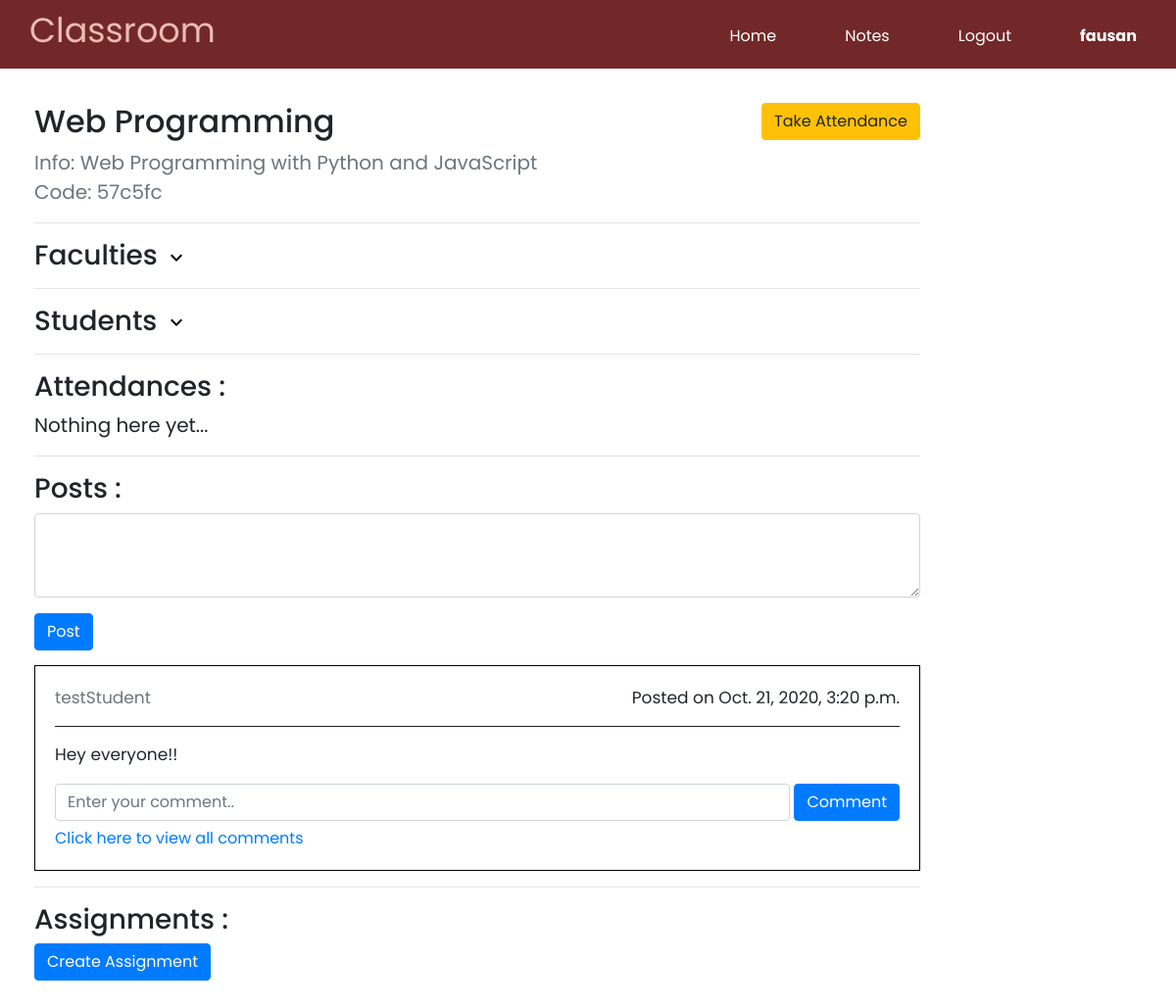
The app's page /subject/6 (signed in), older data.
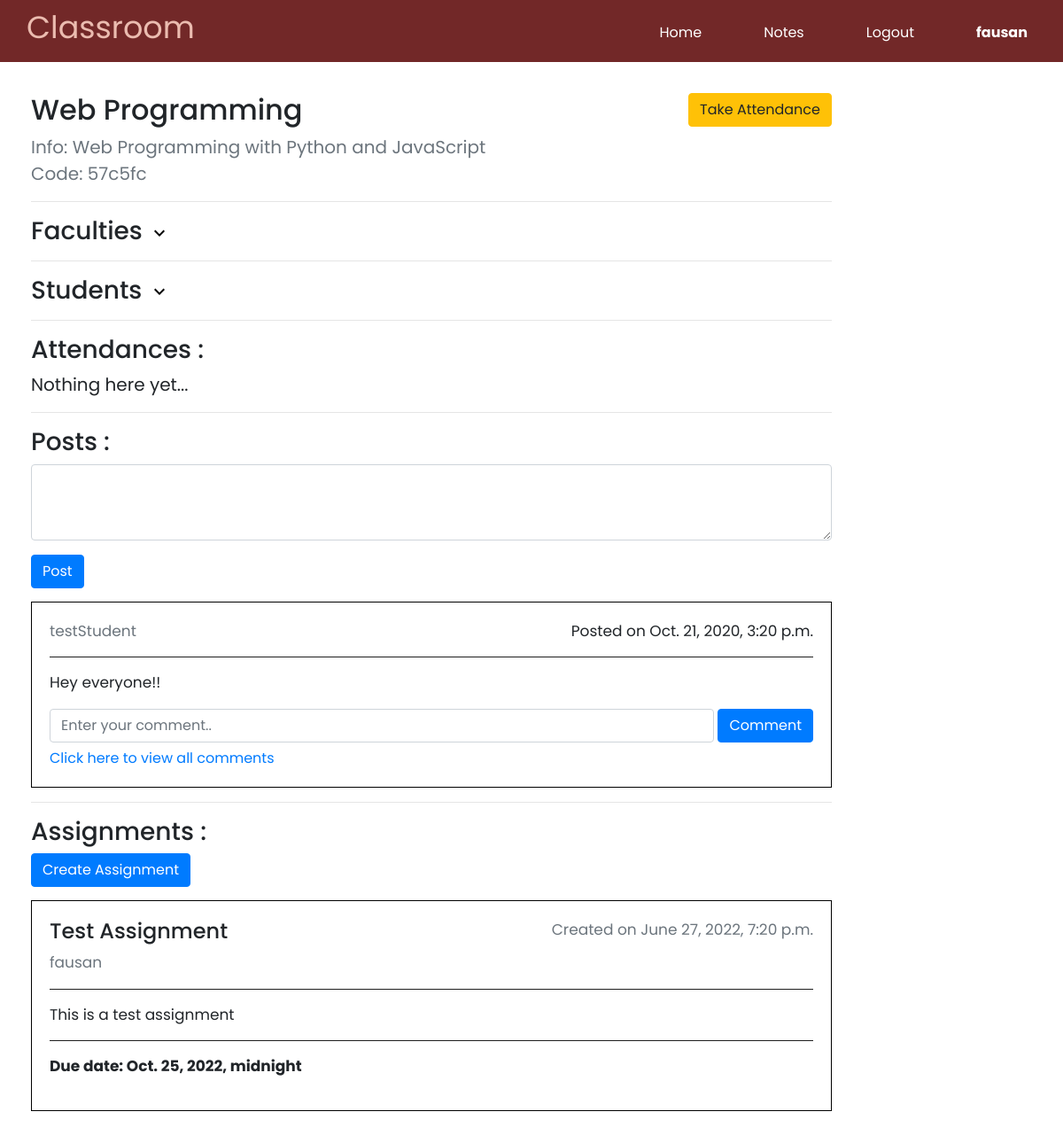
The same page, newer data.
### classroom/models.py (models this page shows, shortened)
class User(AbstractUser):
    firstname = models.CharField(max_length=20)
    lastname = models.CharField(max_length=20)
    account_type = models.CharField(
        max_length=20, choices=[('Student', 'Student'), ('Faculty', 'Faculty')])
    def __str__(self):
        return f'{self.username}'

class Subject(models.Model):
    name = models.CharField(max_length=20)
    info = models.TextField(blank=True)
    code = models.CharField(max_length=6)
    faculties = models.ManyToManyField(User, related_name="subjects")
    students = models.ManyToManyField(User, related_name="courses")
    date_created = models.DateTimeField(default=timezone.now)

class Post(models.Model):
    content = models.TextField()
    user = models.ForeignKey(User, related_name="posts",
                             on_delete=models.CASCADE)
    date = models.DateTimeField(default=timezone.now)
    subject = models.ForeignKey(
        Subject, related_name="posts", on_delete=models.CASCADE)

class Assignment(models.Model):
    name = models.CharField(max_length=100)
    content = models.TextField(default="")
    date = models.DateTimeField(default=timezone.now)
    due_date = models.DateTimeField(blank=True, null=True)
    user = models.ForeignKey(
        User, related_name="created_assigns", on_delete=models.CASCADE)
    subject = models.ForeignKey(
        Subject, related_name="assignments", on_delete=models.CASCADE)
    submitted_students = models.ManyToManyField(
        User, related_name="submitted")

### classroom/views.py (the view, shortened to what this page needs)
# urls.py: path('subject/<int:sub_id>', views.subject_view, name="subject"),
@login_required
def subject_view(request, sub_id):
    subject = Subject.objects.get(id=sub_id)
    assignments = Assignment.objects.filter(subject=subject).order_by('-date')
    posts = Post.objects.filter(subject=subject).order_by('-date')
    post_paginator = Paginator(posts, 5)
    post_pagenum = request.GET.get('page1')
    post_pageobj = post_paginator.get_page(post_pagenum)
    if post_paginator.num_pages > 1:
        post_ispage = True
    else:
        post_ispage = False
    assign_paginator = Paginator(assignments, 5)
    assign_pagenum = request.GET.get('page2')
    assign_pageobj = assign_paginator.get_page(assign_pagenum)
    if assign_paginator.num_pages > 1:
        assign_ispage = True
    else:
        assign_ispage = False
    delta30 = datetime.timedelta(0, 0, 0, 0, 30, 0, 0)
    time = timezone.now() + delta30
    time = time.strftime("%m/%d/%Y %H:%M:00")
    atts = Attendance.objects.filter(subject=subject).order_by('-date')
    attendances = []
    if len(atts) > 0:
        for attnd in atts:
            if (attnd.closing_time > timezone.now()):
                attendances.append(attnd)
    context = {
        'subject': subject,
        'p_form': PostCreationForm(),
        'att_form': AttendanceForm({'closing_time': time}),
        'attendances': attendances,
        'post_pageobj': post_pageobj,
        'post_ispage': post_ispage,
        'assign_pageobj': assign_pageobj,
        'assign_ispage': assign_ispage
    }
    return render(request, "classroom/subject.html", context=context)

### classroom/forms.py
class PostCreationForm(forms.Form):
    content = forms.CharField(
        label="", widget=forms.Textarea(attrs={'rows': 3}))

class AttendanceForm(forms.ModelForm):
    class Meta:
        model = Attendance
        fields = ['closing_time']

### classroom/templates/classroom/subject.html (shortened to what this page needs)
{% extends "classroom/layout.html" %}
{% load crispy_forms_tags %}
{% load static %}
{% block body %}
<div class="sub-content">
    {% if user.account_type == 'Faculty' %}
    <div class="att">
        <a class="btn btn-warning float-right" id="course_btn">Take Attendance</a>
    </div>
    {% endif %}
    <h2>{{ subject.name }}</h2>
    {% if subject.info %}
    <p class="text-muted">Info: {{ subject.info }} <br> Code: {{ subject.code }}</p>
    {% endif %}
    <hr>
    <h3>Faculties <button class="displaybtn" id="facbtn"><img src="/media/expandmore.svg"></button></h3>
    <hr>
    <h3>Students <button class="displaybtn" id="stdbtn"><img src="/media/expandmore.svg"></button></h3>
    <hr>
    <h3>Attendances :</h3>
    {% if attendances|length == 0  %}
    <p>Nothing here yet...</p>
    {% endif %}
    <hr>
    <h3>Posts :</h3>
    {% if user.is_authenticated %}
    <form method="post" id="postform">
        {{ p_form|crispy }}
        <input type="submit" class="btn btn-primary" value="Post">
    </form>
    {% endif %}
    {% for post in post_pageobj %}
    <div class="post">
        <p class="float-right">Posted on {{ post.date }}</p>
        <p class="text-muted">{{ post.user }}</p>
        <hr>
        <p class="postcontent">{{ post.content }}</p>
        <form method="post">
            <div class="form-group">
                <input type="text" placeholder="Enter your comment.." class="form-control float-left" name="comment"
                    id="{{ post.id }}postcominput">
                <input type="submit" value="Comment" class="btn btn-primary float-right"
                    id="{{ post.id }}postcomsubmit">
            </div>
        </form>
        <p class="postcomlink" id="{{ post.id }}postcomlink">Click here to view all comments</p>
    </div>
    {% endfor %}
    <hr>
    <h3>Assignments :</h3>
    {% if user.account_type == 'Faculty' %}
    <a class="btn btn-primary" href="{% url 'createassign' subject.id %}">Create Assignment</a>
    {% endif %}
    {% for assign in assign_pageobj %}
    <div class="assign" data-assignid="{{ assign.id }}">
        <p class="text-muted float-right">Created on {{ assign.date }}</p>
        <h4>{{  assign.name }}</h4>
        <p class="text-muted">{{ assign.user }}</p>
        <hr>
        <p class="assigncontent">{{ assign.content }}</p>
        <hr>
        {% if assign.due_date %}
        <p><strong>Due date: {{ assign.due_date }}</strong></p>
        {% else %}
        <p><strong>No Due Date</strong></p>
        {% endif %}
    </div>
    {% endfor %}
</div>
{% endblock %}

### classroom/templates/classroom/layout.html (shortened to what this page needs)
{% load static %}
<!DOCTYPE html>
<html lang="en">
<head>
    <link rel="stylesheet" href="https://stackpath.bootstrapcdn.com/bootstrap/4.1.3/css/bootstrap.min.css"
>
    <link rel="stylesheet" href="https://cdnjs.cloudflare.com/ajax/libs/font-awesome/4.7.0/css/font-awesome.min.css">
    <link href="{% static 'classroom/styles.css' %}" rel="stylesheet">
</head>
<body>
    <header>
        <div class="contain">
            <h2 class="header-name">Classroom</h2>
            <nav>
                <ul>
                    <li><a href="{% url 'index' %}">Home</a></li>
                    {% if not user.is_authenticated %}
                    <li><a href="{% url 'register' %}">Register</a></li>
                    <li><a href="{% url 'login' %}">Login</a></li>
                    {% else %}
                    <li><a href="{% url 'note' %}">Notes</a></li>
                    <li><a href="{% url 'logout' %}">Logout</a></li>
                    <li><strong>{{ user.username }}</strong></li>
                    {% endif %}
                </ul>
            </nav>
        </div>
    </header>
    <div class="main">
        {% block body %}
        {% endblock %}
    </div>
</body>
</html>

### classroom/static/classroom/styles.css (style rules this page uses)
* { margin: 0; padding: 0; box-sizing: border-box; }
body { font-family: 'Poppins', sans-serif; }
.contain { width: 95%; margin: 0 auto; }
.header-name { float: left; color: #ebbcb0; font-weight: 400; font-size: 35px; padding-top: 10px; }
header { background-color:#722828; padding-bottom: 10px; }
header::after { content: ''; display: table; clear: both; }
nav { float: right; margin: 10px; }
nav ul { margin: 0; padding: 0; list-style: none; }
nav li { float: left; margin-left: 70px; padding-top: 15px; font-size: 16px; font-weight: 400; color: #fff; position: relative; }
nav a { text-decoration: none; color: #fff; }
nav a::before { content: ''; display: block; height: 3px; background-color:#ebbcb0; position: absolute; top: 0; width: 0%; transition: all ease-in-out 250ms; }
.main { margin: 15px; padding: 10px; }
.sub-content { padding: 10px; }
.sub-content p { font-size: 20px; }
.sub-content > hr { width: 80%; }
.fac-info, .att { width: 80%; }
.displaybtn { border: none; background: #fff; border-radius: 10px; }
#postform textarea { width: 80%; }
.post { border: 1px solid black; padding: 20px; margin-top: 15px; width: 80%; }
.assign { border: 1px solid black; padding: 20px; margin-top: 15px; width: 80%; }
.post hr, .assign hr { background-color: #222; }
.post p, .assign p { font-size: 17px; }
.post form input[type="text"] { width: 87%; }
.postcontent, .assigncontent { font-size: 20px; white-space: pre-line; }
.postcomlink { color: #007bff; font-size: 16px !important; margin-bottom: 0; margin-top: 60px; cursor: pointer; }

Row changes from the older to the newer data that the page shows:
added Assignment: date "June 27, 2022, 7:20 p.m.", name "Test Assignment", user "fausan", content "This is a test assignment", due_date "Oct. 25, 2022, midnight"
